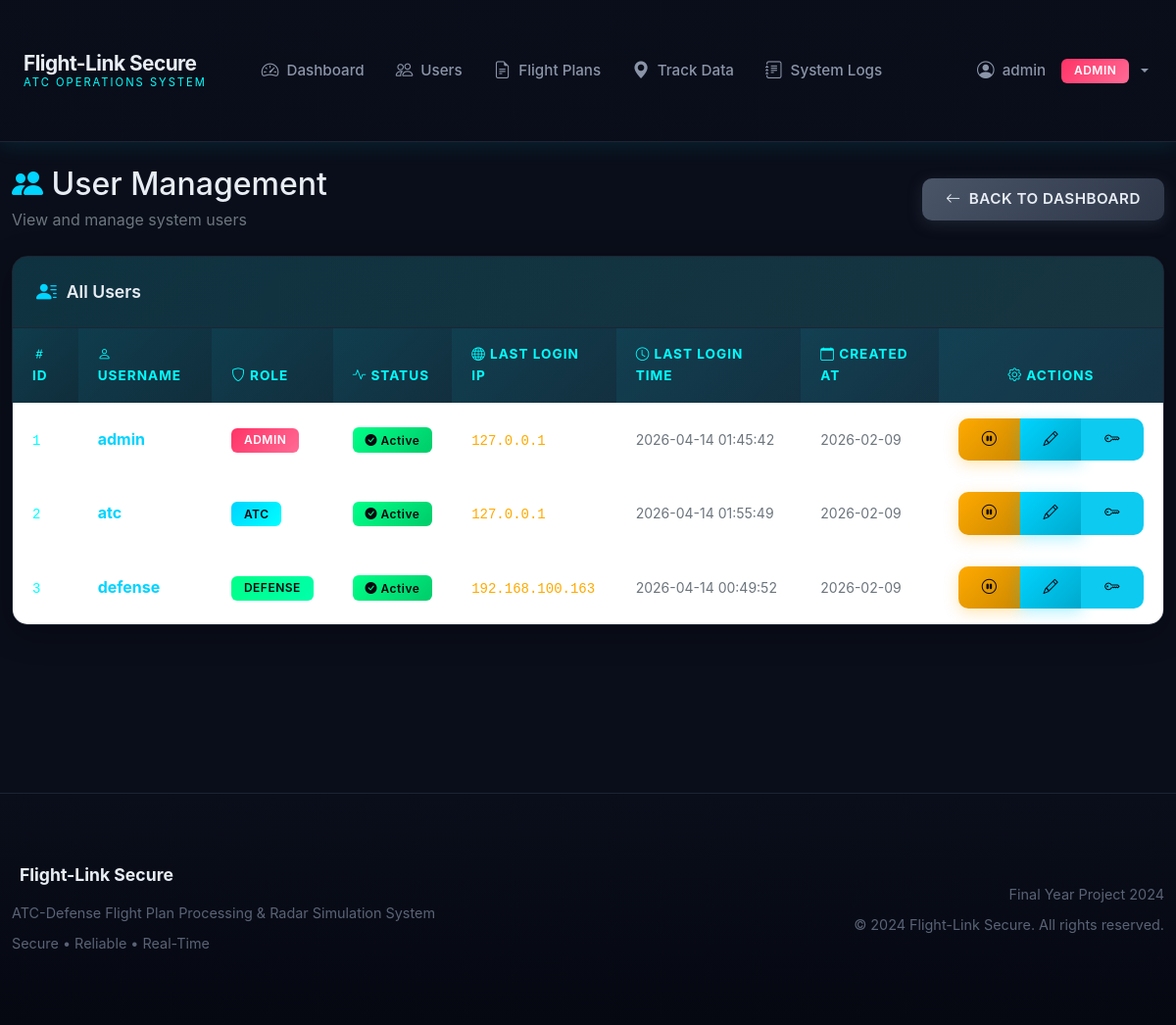
/admin/users (signed in), run on an earlier commit of the app's database.
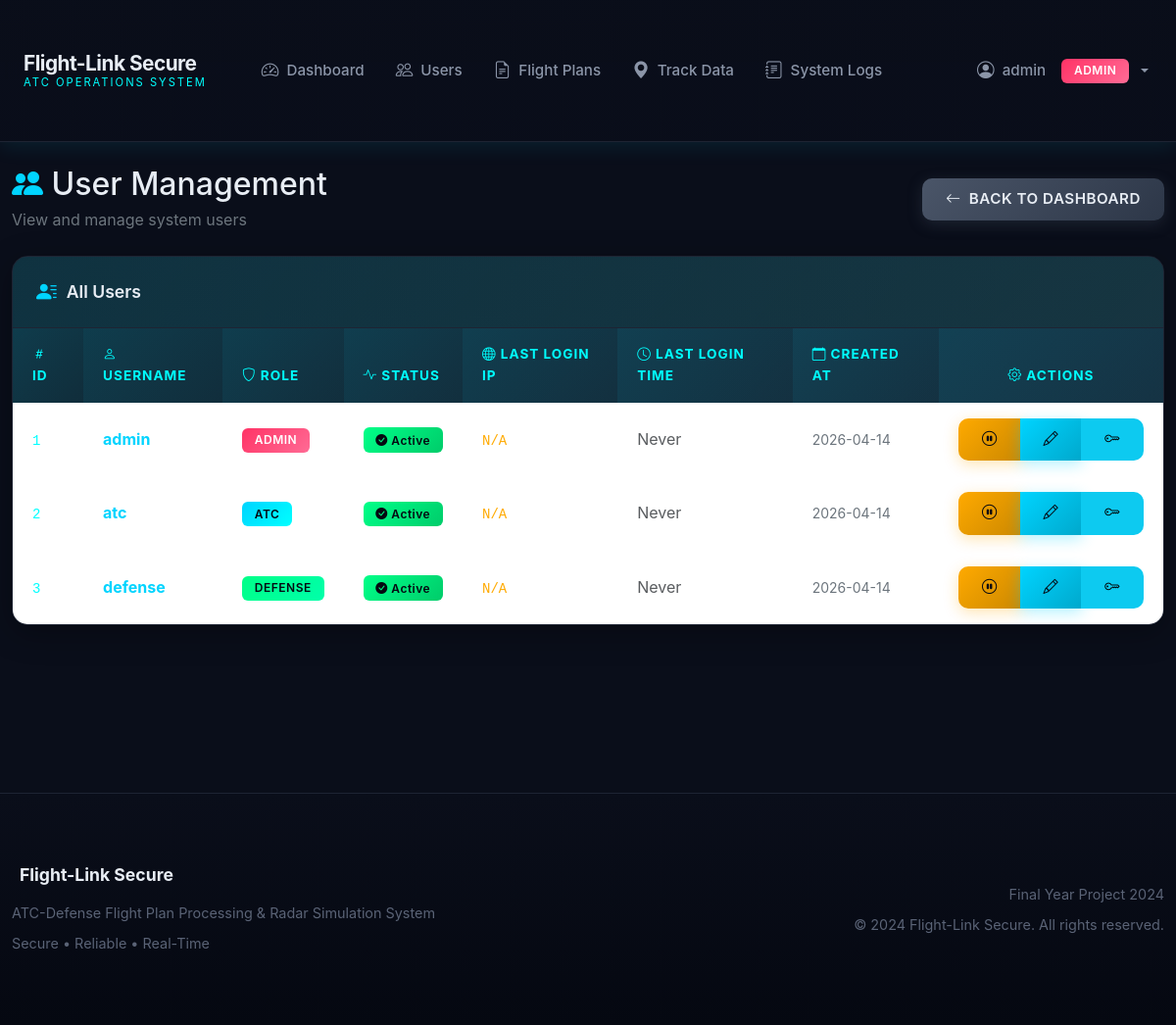
And on a later commit of the database.
### app/models/__init__.py (models this page shows, shortened)
class User(db.Model):
    __tablename__ = 'users'
    id = db.Column(db.Integer, primary_key=True)
    username = db.Column(db.String(80), unique=True, nullable=False)
    password_hash = db.Column(db.String(256), nullable=False)
    role = db.Column(db.String(20), nullable=False)  # admin, atc, defense
    last_login_ip = db.Column(db.String(45), nullable=True)
    last_login_time = db.Column(db.DateTime, nullable=True)
    is_active = db.Column(db.Boolean, default=True)
    created_at = db.Column(db.DateTime, default=datetime.utcnow)
    @property
    def is_authenticated(self):
        return True
    def is_admin(self):
        return self.role == 'admin'

### app/routes/admin.py (the view)
@bp.route('/admin/users')
@login_required
@admin_required
def admin_users():
    users = User.query.all()
    return render_template('admin/users.html', users=users)

### templates/admin/users.html (shortened to what this page needs)
{% extends "base.html" %}
{% block content %}
<div class="container-fluid py-4">
    <div class="d-flex justify-content-between align-items-center mb-4">
        <div>
            <h2 class="mb-1"><i class="bi bi-people-fill text-radar-blue"></i> User Management</h2>
            <p class="text-secondary mb-0">View and manage system users</p>
        </div>
        <a href="{{ url_for('admin.admin_dashboard') }}" class="btn btn-secondary">
            <i class="bi bi-arrow-left"></i> Back to Dashboard
        </a>
    </div>
    <div class="card">
        <div class="card-header">
            <i class="bi bi-person-lines-fill"></i> All Users
        </div>
        <div class="card-body p-0">
            <div class="table-responsive">
                <table class="table table-hover mb-0">
                    <thead>
                        <tr>
                            <th><i class="bi bi-hash"></i> ID</th>
                            <th><i class="bi bi-person"></i> Username</th>
                            <th><i class="bi bi-shield"></i> Role</th>
                            <th><i class="bi bi-activity"></i> Status</th>
                            <th><i class="bi bi-globe"></i> Last Login IP</th>
                            <th><i class="bi bi-clock"></i> Last Login Time</th>
                            <th><i class="bi bi-calendar"></i> Created At</th>
                            <th class="text-center"><i class="bi bi-gear"></i> Actions</th>
                        </tr>
                    </thead>
                    <tbody>
                        {% for user in users %}
                        <tr id="user-row-{{ user.id }}">
                            <td><code class="text-radar-cyan">{{ user.id }}</code></td>
                            <td><strong class="text-radar-blue">{{ user.username }}</strong></td>
                            <td>
                                <span class="badge badge-role-{{ user.role }}">{{ user.role.upper() }}</span>
                            </td>
                            <td>
                                {% if user.is_active %}
                                    <span class="badge badge-success"><i class="bi bi-check-circle-fill"></i> Active</span>
                                {% else %}
                                    <span class="badge bg-secondary"><i class="bi bi-x-circle-fill"></i> Inactive</span>
                                {% endif %}
                            </td>
                            <td><code class="text-radar-amber">{{ user.last_login_ip or 'N/A' }}</code></td>
                            <td class="text-nowrap">
                                {% if user.last_login_time %}
                                    <small class="text-secondary">{{ user.last_login_time.strftime('%Y-%m-%d %H:%M:%S') }}</small>
                                {% else %}
                                    <span class="text-muted">Never</span>
                                {% endif %}
                            </td>
                            <td class="text-nowrap"><small class="text-secondary">{{ user.created_at.strftime('%Y-%m-%d') }}</small></td>
                            <td class="text-center">
                                <div class="btn-group" role="group">
                                    {% if user.is_active %}
                                    <button type="button" class="btn btn-sm btn-warning"
                                            onclick="toggleUserStatus({{ user.id }}, false)"
                                            title="Deactivate User">
                                        <i class="bi bi-pause-circle"></i>
                                    </button>
                                    {% else %}
                                    <button type="button" class="btn btn-sm btn-success"
                                            onclick="toggleUserStatus({{ user.id }}, true)"
                                            title="Activate User">
                                        <i class="bi bi-play-circle"></i>
                                    </button>
                                    {% endif %}
                                    <button type="button" class="btn btn-sm btn-primary"
                                            data-bs-toggle="modal"
                                            data-bs-target="#editUserModal{{ user.id }}"
                                            title="Edit User">
                                        <i class="bi bi-pencil"></i>
                                    </button>
                                    <button type="button" class="btn btn-sm btn-info"
                                            onclick="resetPassword({{ user.id }}, '{{ user.username }}')"
                                            title="Reset Password">
                                        <i class="bi bi-key"></i>
                                    </button>
                                </div>
                            </td>
                        </tr>
                        {% endfor %}
                    </tbody>
                </table>
            </div>
        </div>
    </div>
</div>
{% endblock %}

### templates/base.html (shortened to what this page needs)
<!DOCTYPE html>
<html lang="en">
<head>
    <link href="https://cdn.jsdelivr.net/npm/bootstrap@5.3.0/dist/css/bootstrap.min.css" rel="stylesheet">
    <link rel="stylesheet" href="https://cdn.jsdelivr.net/npm/bootstrap-icons@1.10.0/font/bootstrap-icons.css">
</head>
<body>
    {% if current_user.is_authenticated %}
    <nav class="navbar navbar-expand-lg navbar-dark">
        <div class="container-fluid">
            <a class="navbar-brand" href="{{ url_for('auth.index') }}">
                <div class="brand-text">
                    <span class="main-title">Flight-Link Secure</span>
                    <span class="sub-title">ATC Operations System</span>
                </div>
            </a>
            <div class="collapse navbar-collapse" id="navbarNav">
                <ul class="navbar-nav me-auto ms-4">
                    {% if current_user.is_admin() %}
                    <li class="nav-item">
                        <a class="nav-link" href="{{ url_for('admin.admin_dashboard') }}">
                            <i class="bi bi-speedometer2"></i> Dashboard
                        </a>
                    </li>
                    <li class="nav-item">
                        <a class="nav-link" href="{{ url_for('admin.admin_users') }}">
                            <i class="bi bi-people"></i> Users
                        </a>
                    </li>
                    <li class="nav-item">
                        <a class="nav-link" href="{{ url_for('admin.admin_flight_plans') }}">
                            <i class="bi bi-file-earmark-text"></i> Flight Plans
                        </a>
                    </li>
                    <li class="nav-item">
                        <a class="nav-link" href="{{ url_for('admin.admin_track_data') }}">
                            <i class="bi bi-geo-alt-fill"></i> Track Data
                        </a>
                    </li>
                    <li class="nav-item">
                        <a class="nav-link" href="{{ url_for('admin.admin_logs') }}">
                            <i class="bi bi-journal-text"></i> System Logs
                        </a>
                    </li>
                    {% endif %}
                </ul>
                <ul class="navbar-nav">
                    <li class="nav-item dropdown">
                        <a class="nav-link dropdown-toggle" href="#" id="userDropdown" role="button" data-bs-toggle="dropdown">
                            <i class="bi bi-person-circle"></i> {{ current_user.username }}
                            <span class="badge badge-role-{{ current_user.role }} ms-2">{{ current_user.role.upper() }}</span>
                        </a>
                    </li>
                </ul>
            </div>
        </div>
    </nav>
    {% endif %}
    <main>
        {% block content %}{% endblock %}
    </main>
    {% if current_user.is_authenticated %}
    <footer class="footer">
        <div class="container-fluid">
            <div class="row align-items-center">
                <div class="col-md-6">
                    <h5> Flight-Link Secure</h5>
                    <p>ATC-Defense Flight Plan Processing & Radar Simulation System</p>
                    <p class="mb-0">Secure • Reliable • Real-Time</p>
                </div>
                <div class="col-md-6 text-md-end">
                    <p>Final Year Project 2024</p>
                    <p class="mb-0">&copy; 2024 Flight-Link Secure. All rights reserved.</p>
                </div>
            </div>
        </div>
    </footer>
    {% endif %}
</body>
</html>

What changed in the data, as far as the page shows it:
changed User "admin": last_login_ip "127.0.0.1" → "N/A"; created_at "2026-02-09" → "2026-04-14"; last_login_time "2026-04-14 01:45:42" → (not shown); now shows "Never"
changed User "atc": last_login_ip "127.0.0.1" → "N/A"; created_at "2026-02-09" → "2026-04-14"; last_login_time "2026-04-14 01:55:49" → (not shown); now shows "Never"
changed User "defense": last_login_ip "192.168.100.163" → "N/A"; created_at "2026-02-09" → "2026-04-14"; last_login_time "2026-04-14 00:49:52" → (not shown); now shows "Never"
